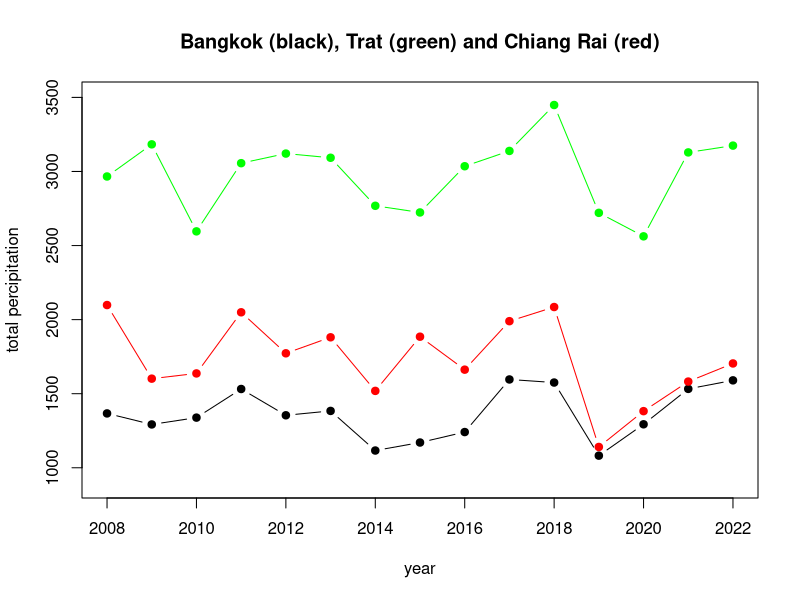
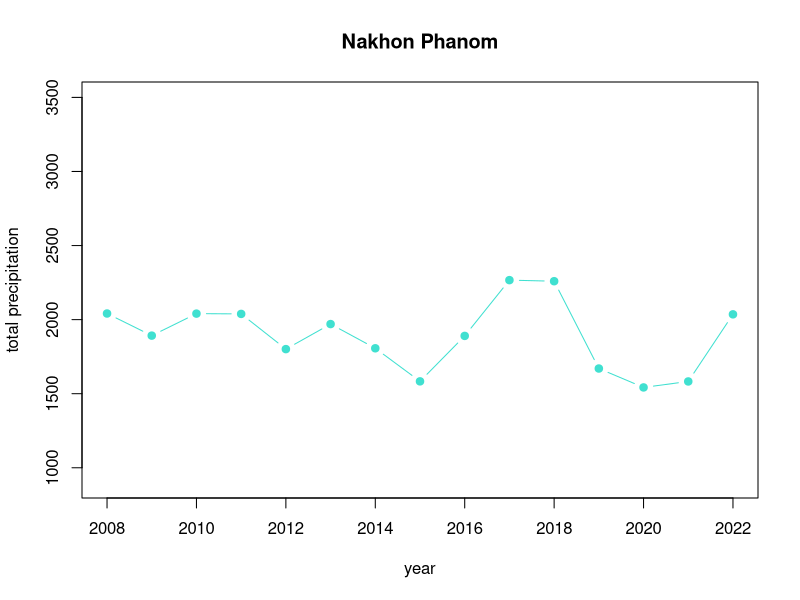
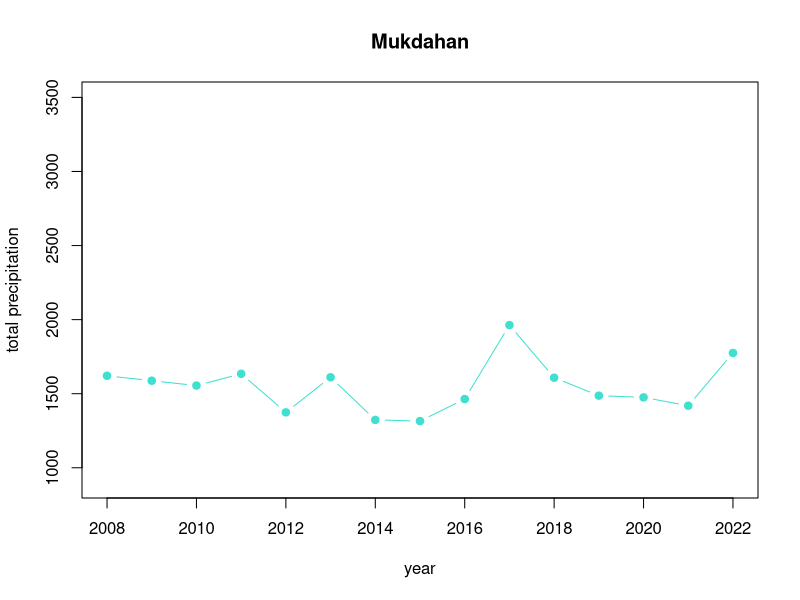
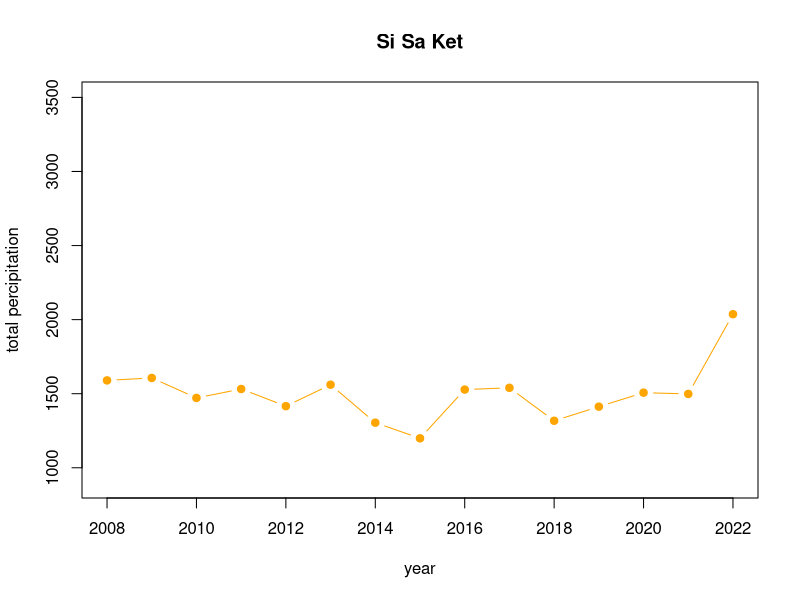
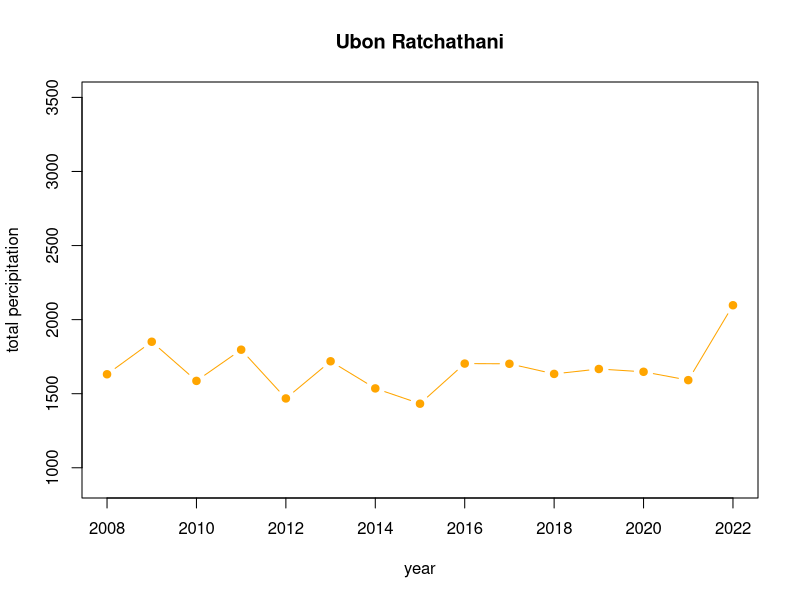
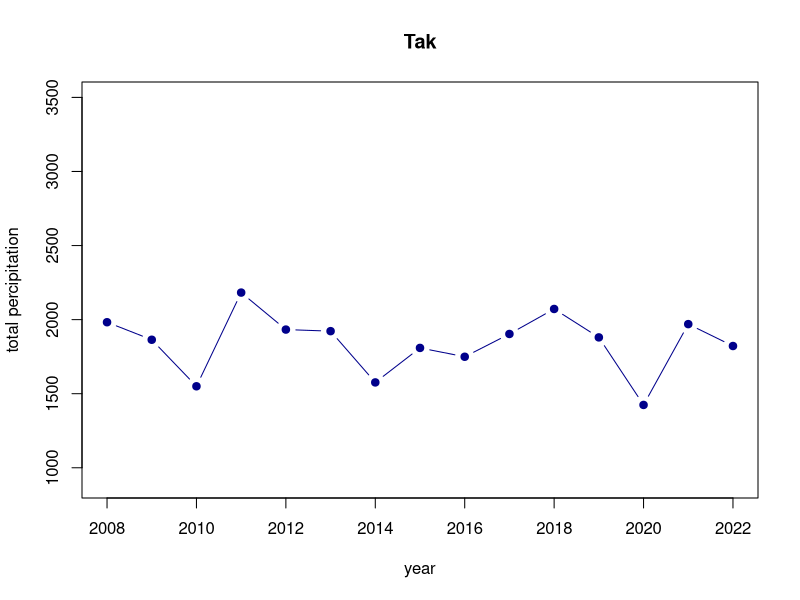
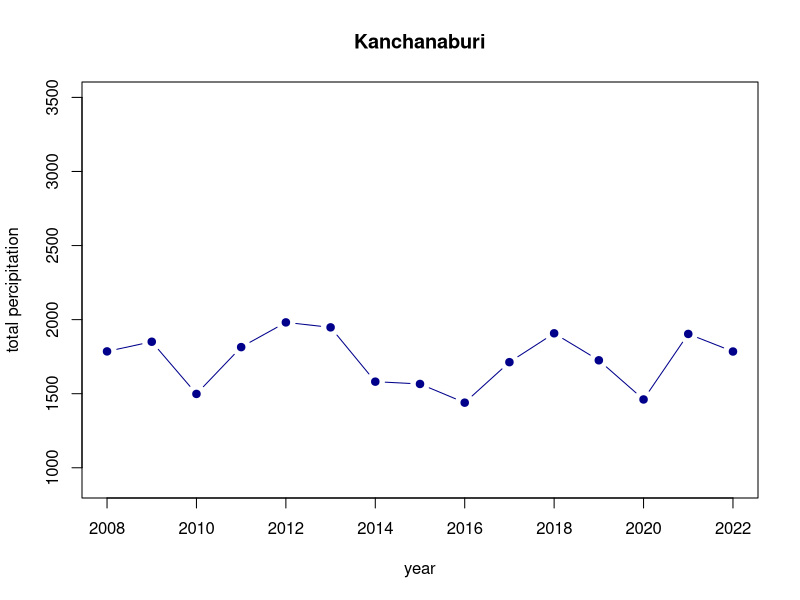
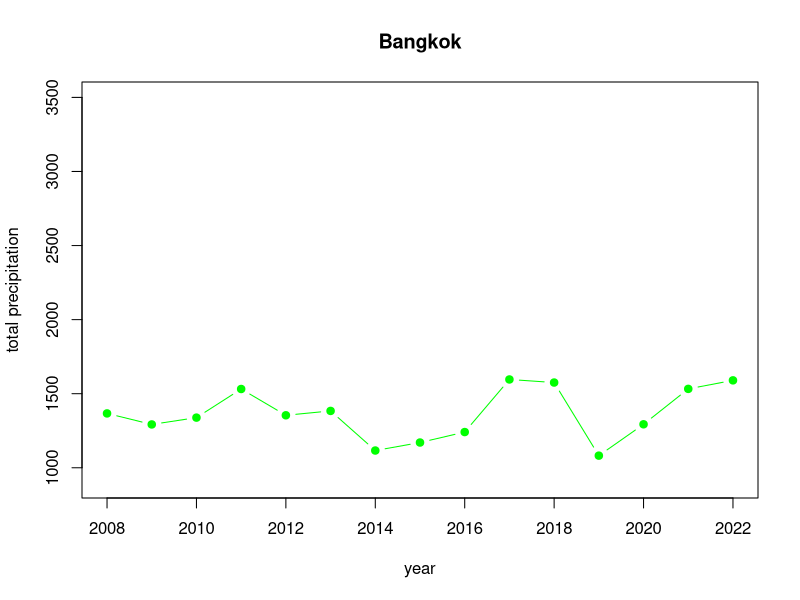

Write the R code that produced these figures, in order.
## ---- chunk 1
install.packages("readxl")
library(readxl)
## ---- chunk 2
Thailand_daymin <- read_excel("Thailand.xlsx",sheet = "era5_t2m_daymin_annual_Thailand")
Thailand_daymin
## ---- chunk 3
Thailand_daymax <- read_excel("Thailand.xlsx",sheet = "era5_t2m_daymax_annual_Thailand")
Thailand_daymax
## ---- chunk 4
Thailand_tp <- read_excel("Thailand.xlsx",sheet = "era5_tp(mm)_annual_Thailand")
Thailand_tp
## ---- chunk 5
Gideon <- read_excel("Dengue_Data.xlsx",sheet = "Gideon")
Gideon
## ---- chunk 6
Thailand_tp_sorted = Thailand_tp[order(Thailand_tp$`2022`, decreasing = TRUE), ]
Thailand_tp_sorted
## ---- chunk 7
#sub districts with Highest Precipitation
Thailand_tp_highest = head(Thailand_tp_sorted)
Thailand_tp_highest_list = Thailand_tp_highest$ADM1_EN
Thailand_tp_highest_list
## ---- chunk 8
#sub districts with Lowest Precipitation
Thailand_tp_lowest = tail(Thailand_tp_sorted) 
Thailand_tp_lowest_list = Thailand_tp_lowest$ADM1_EN
Thailand_tp_lowest_list
## ---- chunk 9
Thailand_daymax_sorted = Thailand_daymax[order(Thailand_daymax$`2022`, decreasing = TRUE), ]
Thailand_daymax_sorted
## ---- chunk 10
#sub districts with Highest max Temperature
Thailand_daymax_highest = head(Thailand_daymax_sorted)
Thailand_daymax_highest_list = Thailand_daymax_highest$ADM1_EN
Thailand_daymax_highest_list
## ---- chunk 11
#sub districts with Lowest max temperature
Thailand_daymax_lowest = tail(Thailand_daymax_sorted) 
Thailand_daymax_lowest_list = Thailand_daymax_lowest$ADM1_EN
Thailand_daymax_lowest_list
## ---- chunk 12
Thailand_daymin_sorted = Thailand_daymin[order(Thailand_daymin$`2022`, decreasing = TRUE), ]
Thailand_daymin_sorted
## ---- chunk 13
#sub districts with Highest min temperature
Thailand_daymin_highest = head(Thailand_daymin_sorted)
Thailand_daymin_highest_list = Thailand_daymin_highest$ADM1_EN
Thailand_daymin_highest_list
Thailand_daymin_highest

## ---- chunk 14
#sub districts with Lowest min temperature
Thailand_daymin_lowest = tail(Thailand_daymin_sorted) 
Thailand_daymin_lowest_list = Thailand_daymin_lowest$ADM1_EN
Thailand_daymin_lowest_list
## ---- chunk 15
Thailand_temp_highest = unique(c(Thailand_daymax_highest_list, Thailand_daymin_highest_list))
Thailand_temp_highest
## ---- chunk 16
Thailand_temp_lowest = unique(c(Thailand_daymax_lowest_list, Thailand_daymin_lowest_list))
Thailand_temp_lowest
## ---- chunk 17
Thailand_temp_highest
## ---- chunk 18
Thailand_temp_lowest
## ---- chunk 19
Thailand_tp_highest_list
## ---- chunk 20
Thailand_tp_lowest_list
## ---- chunk 21
province_names = Thailand_daymax[,2]
province_names
## ---- chunk 22
#Mean over years 2008-2022 per province
Thailand_tp_mean = apply(Thailand_tp[,5:19], 1, mean)
Thailand_tp_province_mean = cbind(province_names, Thailand_tp_mean)
Thailand_tp_province_mean

#Mean Min and Max Temperature per province
Thailand_daymin_mean = apply(Thailand_daymin[,5:19], 1, mean)
Thailand_daymax_mean = apply(Thailand_daymax[,5:19], 1, mean)

#Creation of a new dataframe with daymin and daymay per province
Thailand_daymin_province_mean = cbind(Thailand_daymin_mean, Thailand_daymax_mean)
Thailand_Temp_min_max = cbind(province_names, Thailand_daymin_province_mean) 
Thailand_Temp_min_max
## ---- chunk 23
Thailand_meantemp = apply(Thailand_Temp_min_max[,2:3], 1, mean)
Thailand_temp_mean =  cbind(province_names, Thailand_meantemp)
Thailand_temp_mean
## ---- chunk 24
Thailand_highest_meantemp = Thailand_temp_mean[head(order(Thailand_temp_mean[,2], decreasing = TRUE)),]
Thailand_highest_meantemp
Thailand_highest_meantemp_provinces = Thailand_highest_meantemp[,1]
Thailand_highest_meantemp_provinces
## ---- chunk 25
Thailand_lowest_meantemp = Thailand_temp_mean[tail(order(Thailand_temp_mean[,2], decreasing = TRUE)),]
Thailand_lowest_meantemp
Thailand_lowest_meantemp_provinces = Thailand_lowest_meantemp[,1]
Thailand_lowest_meantemp_provinces
## ---- chunk 26
#mean of each province over all years
Thailand_mean_tp = apply(Thailand_tp[,5:19], 1, mean)
#add name of the provinces to the data frame
Thailand_mean_tp = cbind(province_names, Thailand_mean_tp)
## ---- chunk 27
#sort the provinces by mean total precipitation
Thailand_mean_tp[order(Thailand_mean_tp[,2], decreasing = TRUE),]

#Show 6 provinces each with highest and lowest total precipitation 
Thailand_highest_meantp = head(Thailand_mean_tp[order(Thailand_mean_tp[,2], decreasing = TRUE),])
Thailand_lowest_meantp  = head(Thailand_mean_tp[order(Thailand_mean_tp[,2], decreasing = FALSE),])

#show the provinces together with their mean total precipitation
Thailand_highest_meantp
Thailand_lowest_meantp
## ---- chunk 28
Thailand_provinces_north = list("Chiang Mai", "Chiang Rai", "Lampang", "Lamphun", "Mae Hong Son", "Nan", "Phayao", "Phrae", "Uttaradit")

Thailand_provinces_northeastern = list("Amnat Charoen", "Bueng Kan", "Buri Ram", "Chaiyaphum", "Kalasin", "Khon Kaen", "Loei", "Maha Sarakham", "Mukdahan", "Nakhon Phanom", "Nakhon Ratchasima", "Nong Bua Lam Phu", "Nong Khai", "Roi Et", "Sakon Nakhon", "Si Sa Ket", "Surin", "Ubon Ratchathani", "Udon Thani", "Yasothon")

Thailand_provinces_south = list("Chumphon", "Krabi", "Nakhon Si Thammarat", "Narathiwat", "Pattani", "Phangnga", "Phatthalung", "Phuket", "Ranong", "Satun", "Songkhla", "Surat Thani", "Trang", "Yala")

Thailand_provinces_central = list("Ang Thong", "Chachoengsao", "Chai Nat", "Chanthaburi", "Chon Buri", "Kamphaeng Phet", "Kanchanaburi", "Lop Buri", "Nakhon Nayok", "Nakhon Pathom", "Nakhon Sawan", "Nonthaburi", "Pathum Thani", "Phetchabun", "Phetchaburi", "Phichit", "Phitsanulok", "Phra Nakhon Si Ayutthaya", "Prachin Buri", "Prachuap Khiri Khan", "Ratchaburi", "Rayong", "Sa Keao", "Samut Prakan", "Samut Sakhon", "Samut Songkhram", "Saraburi", "Sing Buri", "Sukhothai", "Suphan Buri", "Tak", "Trat", "Uthai Thani")
## ---- chunk 29
#provinces in North Thailand
Thailand_lowest_meantemp_provinces[which(Thailand_lowest_meantemp_provinces %in% Thailand_provinces_north)]

#provinces in Northeastern Thailand
Thailand_lowest_meantemp_provinces[which(Thailand_lowest_meantemp_provinces %in% Thailand_provinces_northeastern)]

#provinces in Central Thailand
Thailand_lowest_meantemp_provinces[which(Thailand_lowest_meantemp_provinces%in% Thailand_provinces_central)]

#provinces in South Thailand
Thailand_lowest_meantemp_provinces[which(Thailand_lowest_meantemp_provinces %in% Thailand_provinces_south)]
## ---- chunk 30
#provinces in North Thailand
Thailand_highest_meantemp_provinces[which(Thailand_highest_meantemp_provinces %in% Thailand_provinces_north)]

#provinces in Northeastern Thailand
Thailand_highest_meantemp_provinces[which(Thailand_highest_meantemp_provinces %in% Thailand_provinces_northeastern)]

#provinces in Central Thailand
Thailand_highest_meantemp_provinces[which(Thailand_highest_meantemp_provinces%in% Thailand_provinces_central)]

#provinces in South Thailand
Thailand_highest_meantemp_provinces[which(Thailand_highest_meantemp_provinces %in% Thailand_provinces_south)]
## ---- chunk 31
#provinces in North Thailand
Thailand_temp_highest[which(Thailand_temp_highest %in% Thailand_provinces_north)]

#provinces in Northeastern Thailand
Thailand_temp_highest[which(Thailand_temp_highest %in% Thailand_provinces_northeastern)]

#provinces in Central Thailand
Thailand_temp_highest[which(Thailand_temp_highest %in% Thailand_provinces_central)]

#provinces in South Thailand
Thailand_temp_highest[which(Thailand_temp_highest %in% Thailand_provinces_south)]
## ---- chunk 32
#provinces in North Thailand
Thailand_temp_lowest[which(Thailand_temp_lowest %in% Thailand_provinces_north)]

#provinces in Northeastern Thailand
Thailand_temp_lowest[which(Thailand_temp_lowest %in% Thailand_provinces_northeastern)]

#provinces in Central Thailand
Thailand_temp_lowest[which(Thailand_temp_lowest %in% Thailand_provinces_central)]

#provinces in South Thailand
Thailand_temp_lowest[which(Thailand_temp_lowest %in% Thailand_provinces_south)]
## ---- chunk 33
#provinces in North Thailand
Thailand_tp_highest_list[which(Thailand_tp_highest_list %in% Thailand_provinces_north)]

#provinces in Northeastern Thailand
Thailand_tp_highest_list[which(Thailand_tp_highest_list %in% Thailand_provinces_northeastern)]

#provinces in Central Thailand
Thailand_tp_highest_list[which(Thailand_tp_highest_list %in% Thailand_provinces_central)]

#provinces in South Thailand
Thailand_tp_highest_list[which(Thailand_tp_highest_list %in% Thailand_provinces_south)]
## ---- chunk 34
#provinces in North Thailand
Thailand_tp_lowest_list[which(Thailand_tp_lowest_list %in% Thailand_provinces_north)]

#provinces in Northeastern Thailand
Thailand_tp_lowest_list[which(Thailand_tp_lowest_list %in% Thailand_provinces_northeastern)]

#provinces in Central Thailand
Thailand_tp_lowest_list[which(Thailand_tp_lowest_list %in% Thailand_provinces_central)]

#provinces in South Thailand
Thailand_tp_lowest_list[which(Thailand_tp_lowest_list %in% Thailand_provinces_south)]
## ---- chunk 35
plot(x = colnames(Thailand_tp[,5:19]), y = Thailand_tp[1,5:19], type = "b", pch = 19, xlab = "year", ylab = "total percipitation", main = "Bangkok (black), Trat (green) and Chiang Rai (red)", ylim = c(900,3500)); lines(colnames(Thailand_tp[,5:19]), Thailand_tp[46,5:19], type = "b", pch = 19, col = "red"); lines(colnames(Thailand_tp[,5:19]), Thailand_tp[14,5:19], type = "b", pch = 19, col = "green")
## ---- chunk 36
##total precipitation in different parts of thailands (directions based on "map_provinces")

#north
plot(x = colnames(Thailand_tp[,5:19]), y = Thailand_tp[37,5:19], type = "b", pch = 19, col="turquoise", ylim = c(900,3500), xlab = "year", ylab = "total precipitation", main = Thailand_tp[37,2])
plot(x = colnames(Thailand_tp[,5:19]), y = Thailand_tp[38,5:19], type = "b", pch = 19, col="turquoise", ylim = c(900,3500), xlab = "year", ylab = "total precipitation", main = Thailand_tp[38,2])

#northeast
plot(x = colnames(Thailand_tp[,5:19]), y = Thailand_tp[22,5:19], type = "b", pch = 19, col="orange", ylim = c(900,3500), xlab = "year", ylab = "total percipitation", main = Thailand_tp[22,2])
plot(x = colnames(Thailand_tp[,5:19]), y = Thailand_tp[23,5:19], type = "b", pch = 19, col="orange", ylim = c(900,3500), xlab = "year", ylab = "total percipitation", main = Thailand_tp[23,2])

#west
plot(x = colnames(Thailand_tp[,5:19]), y = Thailand_tp[51,5:19], type = "b", pch = 19, col="darkblue", ylim = c(900,3500), xlab = "year", ylab = "total percipitation", main = Thailand_tp[51,2])
plot(x = colnames(Thailand_tp[,5:19]), y = Thailand_tp[57,5:19], type = "b", pch = 19, col="darkblue", ylim = c(900,3500), xlab = "year", ylab = "total percipitation", main = Thailand_tp[57,2])


#central
plot(x = colnames(Thailand_tp[,5:19]), y = Thailand_tp[1,5:19], type = "b", pch = 19, col="green", ylim = c(900,3500), xlab = "year", ylab = "total precipitation", main = Thailand_tp[1,2])
plot(x = colnames(Thailand_tp[,5:19]), y = Thailand_tp[2,5:19], type = "b", pch = 19, col="green", ylim = c(900,3500), xlab = "year", ylab = "total precipitation", main = Thailand_tp[2,2])

#east
plot(x = colnames(Thailand_tp[,5:19]), y = Thailand_tp[13,5:19], type = "b", pch = 19, col="pink", ylim = c(900,3500), xlab = "year", ylab = "total precipitation", main = Thailand_tp[13,2])
plot(x = colnames(Thailand_tp[,5:19]), y = Thailand_tp[14,5:19], type = "b", pch = 19, col="pink", ylim = c(900,3500), xlab = "year", ylab = "total precipitation", main = Thailand_tp[14,2])

#south
plot(x = colnames(Thailand_tp[,5:19]), y = Thailand_tp[75,5:19], type = "b", pch = 19, col="orange", ylim = c(900,3500), xlab = "year", ylab = "total precipitation", main = Thailand_tp[75,2])
plot(x = colnames(Thailand_tp[,5:19]), y = Thailand_tp[70,5:19], type = "b", pch = 19, col="orange", ylim = c(900,3500), xlab = "year", ylab = "total precipitation", main = Thailand_tp[70,2])

## ---- chunk 37
hist(Thailand_tp$"2008", ylim=c(0,20), breaks=15, main = colnames(Thailand_tp[,5]), xlab = "total precipitation")
hist(Thailand_tp$"2009", ylim=c(0,20), breaks=15, main = colnames(Thailand_tp[,6]), xlab = "total precipitation")
hist(Thailand_tp$"2010", ylim=c(0,20), breaks=15, main = colnames(Thailand_tp[,7]), xlab = "total precipitation")
hist(Thailand_tp$"2011", ylim=c(0,20), breaks=15, main = colnames(Thailand_tp[,8]), xlab = "total precipitation")
hist(Thailand_tp$"2012", ylim=c(0,20), breaks=15, main = colnames(Thailand_tp[,9]), xlab = "total precipitation")
hist(Thailand_tp$"2013", ylim=c(0,20), breaks=15, main = colnames(Thailand_tp[,10]), xlab = "total precipitation")
hist(Thailand_tp$"2014", ylim=c(0,20), breaks=15, main = colnames(Thailand_tp[,11]), xlab = "total precipitation")
hist(Thailand_tp$"2015", ylim=c(0,20), breaks=15, main = colnames(Thailand_tp[,12]), xlab = "total precipitation")
hist(Thailand_tp$"2016", ylim=c(0,20), breaks=15, main = colnames(Thailand_tp[,13]), xlab = "total precipitation")
hist(Thailand_tp$"2017", ylim=c(0,20), breaks=15, main = colnames(Thailand_tp[,14]), xlab = "total precipitation")
hist(Thailand_tp$"2018", ylim=c(0,20), breaks=15, main = colnames(Thailand_tp[,15]), xlab = "total precipitation")
hist(Thailand_tp$"2019", ylim=c(0,20), breaks=15, main = colnames(Thailand_tp[,16]), xlab = "total precipitation")
hist(Thailand_tp$"2020", ylim=c(0,20), breaks=15, main = colnames(Thailand_tp[,17]), xlab = "total precipitation")
hist(Thailand_tp$"2021", ylim=c(0,20), breaks=15, main = colnames(Thailand_tp[,18]), xlab = "total precipitation")
hist(Thailand_tp$"2022", ylim=c(0,20), breaks=15, main = colnames(Thailand_tp[,19]), xlab = "total precipitation")
## ---- chunk 38
#load Dengue cases and death
cases = read_excel("Dengue_Data.xlsx", sheet = "Dengue_cases")
death = read_excel("Dengue_Data.xlsx", sheet = "Denge_deaths")


#clean data just for Thailand
cases_Thai = cases[,c(1,3)]
death_Thai = death[,c(1,3)]


#plot to see cases and death numbers over time
plot(cases_Thai, type = "b", pch = 19, main = "Dengue cases Thailand"); plot(death_Thai, type = "b", pch = 19, main = "Dengue deaths Thailand") 
